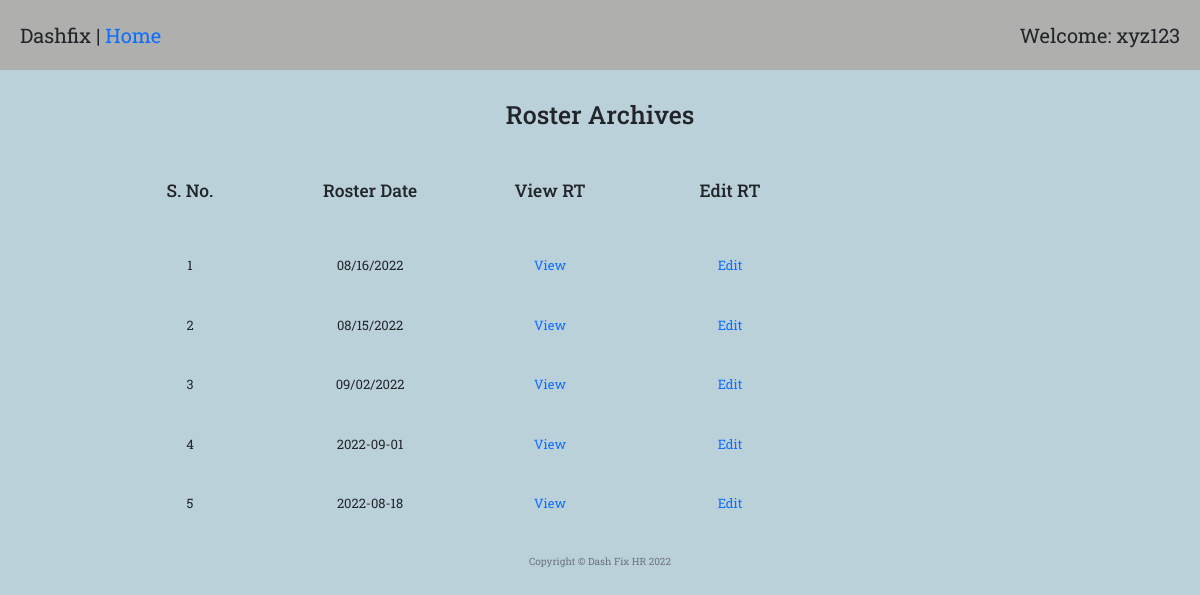
Page /roster_archive (signed in) on the earlier database version.
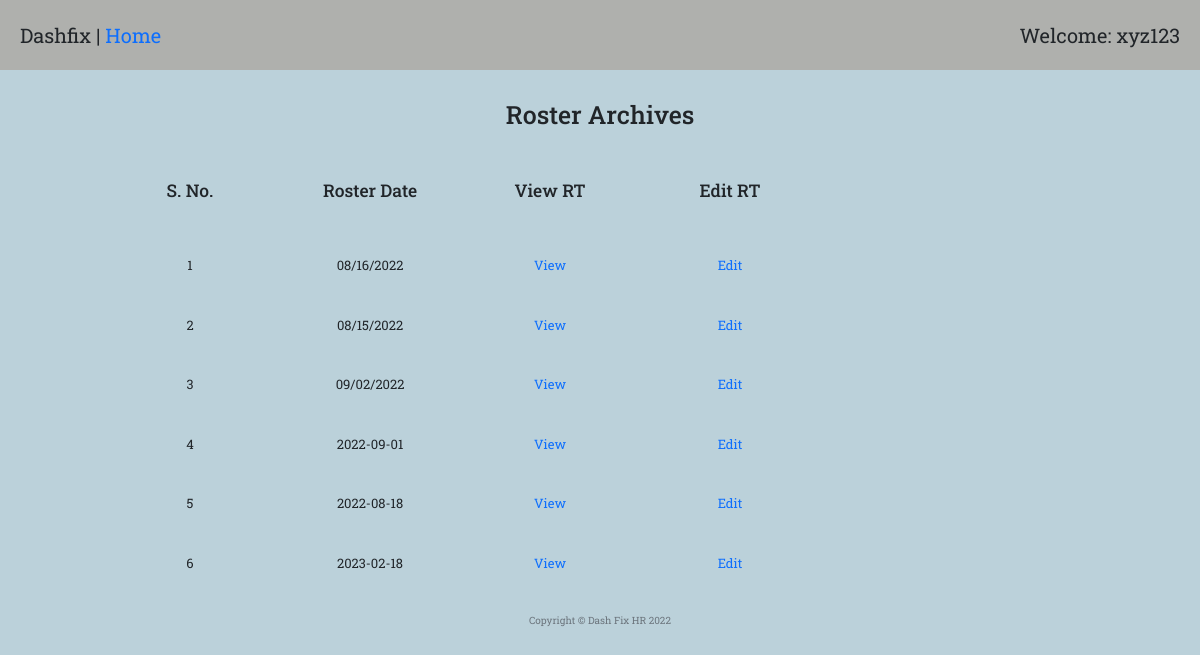
Same page on the later database version.
### main.py (models this page shows)
class rosterMaster(db.Model):
    __tablename__ = "rosterMaster"
    id = Column(Integer, primary_key=True)
    date = Column(String(300))
    entry = relationship("rosterEntryMaster", back_populates="roster")
    createdBy = Column(Integer, ForeignKey("Users.id"))
    user = relationship("User", back_populates="roster")

### main.py (the view)
@app.route("/roster_archive", methods=["GET", "POST"])
@admin_only
def roster_archive():
    rosters_list = rosterMaster.query.all()
    return render_template("roster_archive_list.html", rosters=rosters_list, len=range(len(rosters_list)))

### main.py (called while the page is built)
def admin_only(f):
    @wraps(f)
    def decorated_function(*args, **kwargs):
        admin = User.query.all()
        admin_id = []
        for i in admin:
            id_ = i.id
            admin_id.append(id_)
        if current_user.id not in admin_id:
            return abort(403)
        return f(*args, **kwargs)
    return decorated_function

@login_manager.user_loader
def load_user(user_id):
    return User.query.get(int(user_id))

### templates/roster_archive_list.html
{% extends 'bootstrap/base.html' %}
{% import "bootstrap/wtf.html" as wtf %}
{% block content %}
{% include "header.html" %}
  <div class="welcome">
    <span>Dashfix | <a href="{{url_for('home')}}">Home</a></span>
    <span>Welcome: xyz123</span>
  </div>
  <h1 style="margin-top: 30px; margin-bottom: 50px; text-align: center;">Roster Archives</h1>
  <div class="row" style="margin-bottom: 50px; margin-left: 100px; text-align: center;">
    <div class="col-2"><h3>S. No. </h3></div>
    <div class="col-2"><h3>Roster Date</h3></div>
    <div class="col-2"><h3>View RT</h3></div>
    <div class="col-2"><h3>Edit RT</h3></div>
  </div>
  {% for i in len %}
    <div class="row" style="margin-bottom: 30px; margin-left: 100px; text-align: center;">
      <div class="col-2"><p>{{ i+1 }}</p></div>
      <div class="col-2"><p>{{ rosters[i].date }}</p></div>
      <div class="col-2"><p><a href="{{url_for('roster_single', roster_id=rosters[i].id)}}">View</a></p></div>
      <div class="col-2"><p><a href="{{url_for('roster_single_edit', roster_id=rosters[i].id)}}">Edit</a></p></div>
    </div>
  {% endfor %}
{% include "footer.html" %}
{% endblock %}

### templates/header.html (shortened to what this page needs)
<!DOCTYPE html>
<html lang="en">
<head>
  <link href="https://cdn.jsdelivr.net/npm/bootstrap@5.2.0-beta1/dist/css/bootstrap.min.css" rel="stylesheet">
  <link href="{{ url_for('static', filename='styles1.css')}}" rel="stylesheet">
</head>
<body>

### templates/footer.html (shortened to what this page needs)
  <footer>
    <p class="copyright text-muted">Copyright &copy; Dash Fix HR 2022</p>
  </footer>
</body>
</html>

### static/styles1.css (style rules this page uses)
body { font-family: 'Roboto Slab', serif; }
footer { display: flex; justify-content: center; }
body { background-color: #bbd1da; }
.welcome { background-color: #afb0ad; display: flex; justify-content: space-between; padding: 20px; font-size: 2rem; }
.row, h5 { margin-top: 20px; margin-right: 20px; margin-left: 20px; }
div { font-size: 1.3rem; margin: 0px; padding-right: 0px; }
.time_suc_entry, p { text-size: 1.8rem; }
a:link { text-decoration: none; text-color: black; }

Differences in the rows shown:
added rosterMaster: date "2023-02-18"
Other differences:
new list line: "6 View Edit"
